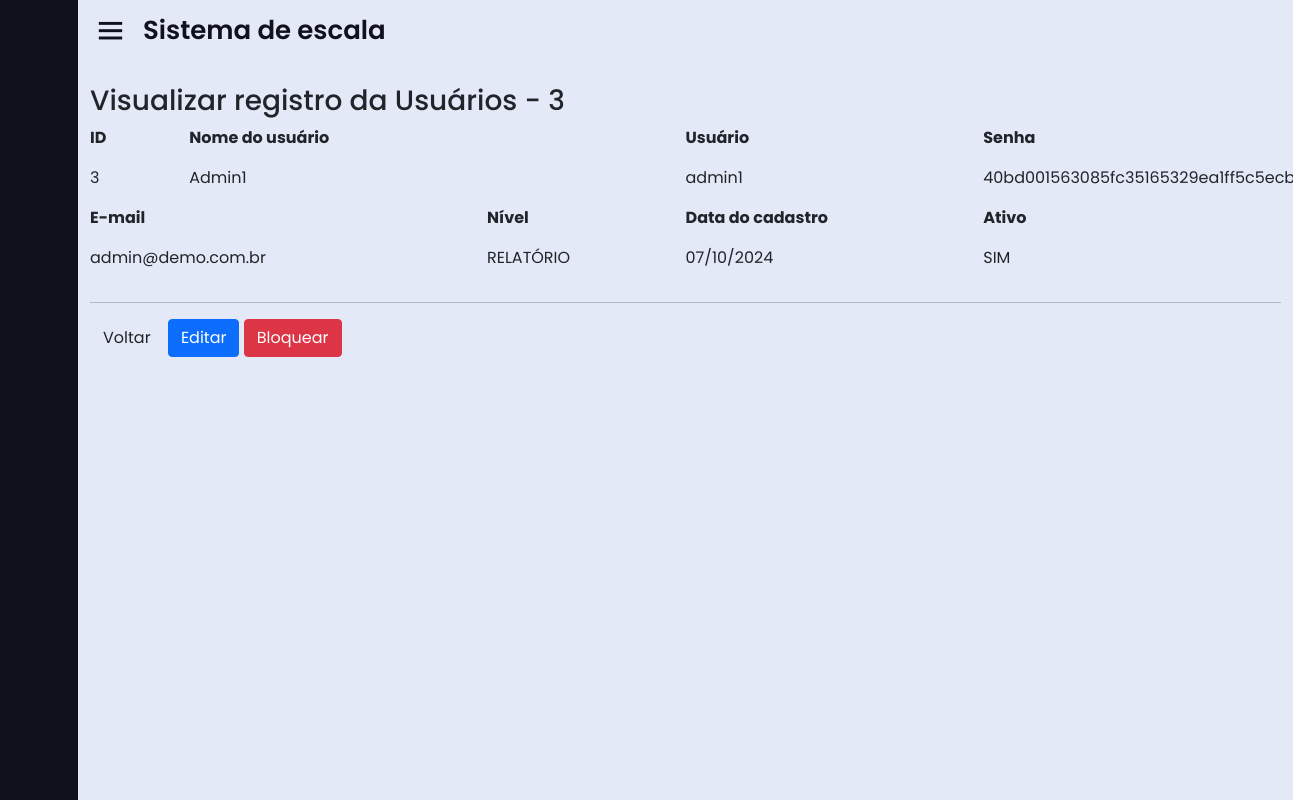
The page /home.php?page=view_usu&id=3 on the database as committed earlier.
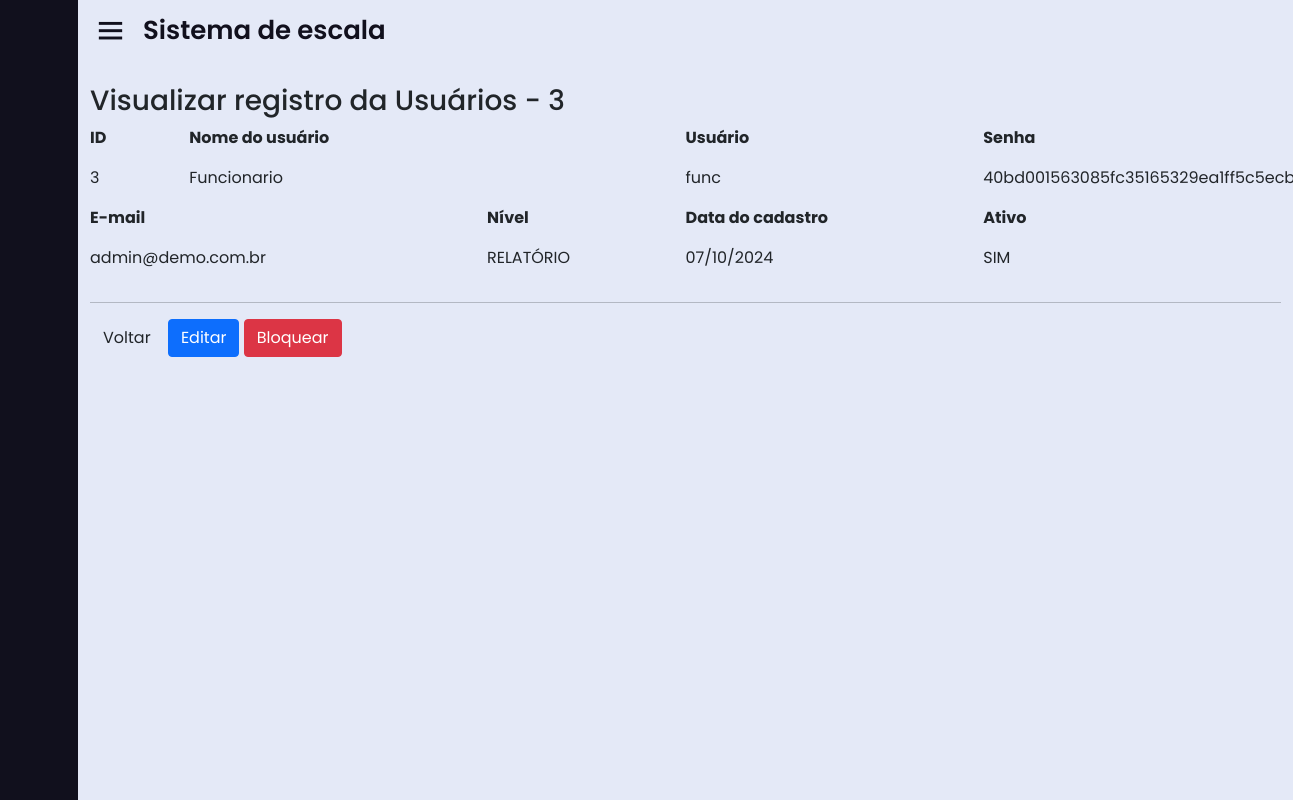
The same page on the database as committed later.
### tables this page shows
CREATE TABLE IF NOT EXISTS `usuarios` (
  `id` int(11) unsigned NOT NULL AUTO_INCREMENT,
  `nome` varchar(50) NOT NULL,
  `usuario` varchar(25) NOT NULL,
  `senha` varchar(40) NOT NULL,
  `email` varchar(100) NOT NULL,
  `nivel` int(1) unsigned NOT NULL DEFAULT 1,
  `ativo` tinyint(1) NOT NULL DEFAULT 1,
  `dt_cadastro` datetime NOT NULL,
  PRIMARY KEY (`id`),
  UNIQUE KEY `usuario` (`usuario`),
  KEY `nivel` (`nivel`)
);

### sis/usuarios/view_usu.php (the view, shortened to what this page needs)
<?php
	$id = (int) $_GET['id'];
	$sql = mysqli_query($con, "select * from usuarios where id = '".$id."';");
	$row = mysqli_fetch_array($sql);
?>
<div id="main" class="container-fluid">
	<br>
		<h3 class="page-header">Visualizar registro da Usuários - <?php echo $id;?></h3>
	<div class="row">
		<div class="col-md-1">
			<p><strong>ID</strong></p>
			<p><?php echo $row['id'];?></p>
		</div>
		<div class="col-md-5">
			<p><strong>Nome do usuário</strong></p>
			<p><?php echo $row['nome'];?></p>
		</div>
		<div class="col-md-3">
			<p><strong>Usuário</strong></p>
			<p><?php echo $row['usuario']; ?></p>
		</div>
		<div class="col-md-3">
			<p><strong>Senha</strong></p>
			<p><?php echo $row['senha']; ?></p>
		</div>
	</div>
	<div class="row">
		<div class="col-md-4">
			<p><strong>E-mail</strong></p>
			<p><?php echo $row['email'];?></p>
		</div>
		<div class="col-md-2">
			<p><strong>Nível</strong></p>
			<p><?php switch($row['nivel'])
					{
						case 1: echo "RELATÓRIO";break;
					}
				?>
			</p>
		</div>
		<div class="col-md-3">
			<p><strong>Data do cadastro</strong></p>
			<p><?php echo date('d/m/Y',strtotime($row['dt_cadastro'])); ?></p>
		</div>
		<div class="col-md-2">
			<p><strong>Ativo</strong></p>
			<p><?php
				if($row["ativo"]==1){
					echo "SIM";
				}else if($row["ativo"]==0){
					echo "NÃO";
				}
				?>
			</p>
		</div>
	</div>
	<hr/>
	<div id="actions" class="row">
		<div class="col-md-12">
			<a href="?page=lista_usu" class="btn btn-default">Voltar</a>
			<?php echo "<a href=?page=fedita_usu&id=".$row['id']." class='btn btn-primary'>Editar</a>";?>
			<?php
				if($row["ativo"]==1){
					echo "<a href=?page=block_usu&id=".$row['id']." class='btn btn-danger'>Bloquear</a>";
				}else if($row["ativo"]==0){
					echo "<a href=?page=ativa_usu&id=".$row['id']." class='btn btn-success'>&nbsp;&nbsp;&nbsp;Ativar&nbsp;&nbsp;</a>";
				}
				?>
		</div>
	</div>
</div>

### home.php (shortened to what this page needs)
<!DOCTYPE html>
<html lang="en" dir="ltr">
<head>
  <link rel="stylesheet" href="css/style.css">
  <link rel="stylesheet" href="https://cdnjs.cloudflare.com/ajax/libs/font-awesome/6.4.0/css/all.min.css" />
  <link href='https://unpkg.com/boxicons@2.0.7/css/boxicons.min.css' rel='stylesheet'>
  <link href="https://cdn.jsdelivr.net/npm/bootstrap@5.0.2/dist/css/bootstrap.min.css" rel="stylesheet">
  <link rel="stylesheet" href="https://cdn.jsdelivr.net/npm/bootstrap-icons@1.11.3/font/bootstrap-icons.min.css">
</head>
<body>
  <div class="sidebar close">
  </div>
  <section class="home-section">
    <div class="home-content">
      <i class='bx bx-menu'></i>
      <span class="text">Sistema de escala</span>
    </div>
    <?php
      include "base/ch_pages.php";
    ?>
  </section>
</body>
</html>

### base/ch_pages.php (shortened to what this page needs)
<?php
if (isset($_GET['page'])) {
    switch ($_GET['page']) {
        case 'view_usu':
            include "sis/usuarios/view_usu.php";
            break;
    }
}

### css/style.css (style rules this page uses)
* { margin: 0; padding: 0; box-sizing: border-box; font-family: 'Poppins', sans-serif; }
.row { width: 100%; }
.sidebar { position: fixed; top: 0; left: 0; height: 100%; width: 260px; background: #11101d; z-index: 100; transition: all 0.5s ease; }
.sidebar.close { width: 78px; }
.home-section { position: relative; background: #E4E9F7; height: 100vh; left: 260px; width: calc(100% - 260px); transition: all 0.5s ease; }
.sidebar.close ~ .home-section { left: 78px; width: calc(100% - 78px); }
.home-section .home-content { height: 60px; display: flex; align-items: center; }
.home-section .home-content .bx-menu, .home-section .home-content .text { color: #11101d; font-size: 35px; }
.home-section .home-content .bx-menu { margin: 0 15px; cursor: pointer; }
.home-section .home-content .text { font-size: 26px; font-weight: 600; }

Rows that differ between the two databases and show on the page:
changed usuarios "40bd001563085fc35165329ea1ff5c5ecbdbbeef": nome "Admin1" → "Funcionario"; usuario "admin1" → "func"
